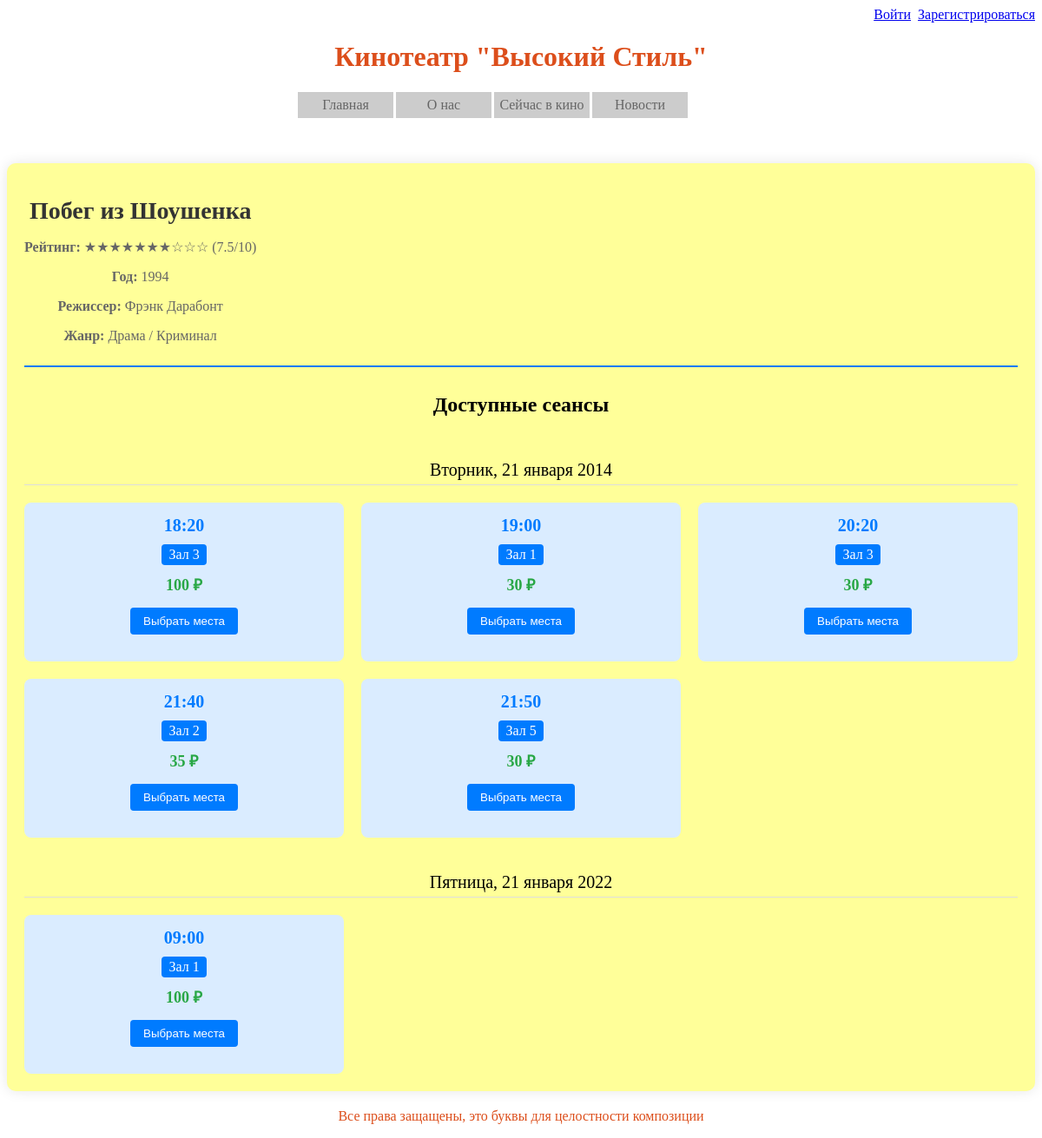
Page /running_movie.php?Movie_ID=1 on the committed database.
### tables this page shows
CREATE TABLE `12222_movie` (
  `Movie_ID` int(11) NOT NULL,
  `Movie_Name` varchar(50) NOT NULL,
  `Director` varchar(30) NOT NULL,
  `Actors` varchar(200) NOT NULL,
  `Production_Year` char(5) NOT NULL,
  `Movie_Type` varchar(40) NOT NULL,
  `Movie_Desc` varchar(6000) NOT NULL
);

CREATE TABLE `12222_running_movie` (
  `Running_Movie_ID` int(11) NOT NULL,
  `Movie_ID` int(11) NOT NULL,
  `Hall_ID` int(11) NOT NULL,
  `Showtime` datetime NOT NULL,
  `Price` decimal(10,0) NOT NULL
);

CREATE TABLE `12222_hall` (
  `Hall_ID` int(11) NOT NULL,
  `Rows_Count` int(11) NOT NULL,
  `Columns_Count` int(11) NOT NULL,
  `Total_Seats` int(11) NOT NULL
);

### running_movie.php (the view, shortened to what this page needs)
<?php
include 'header.php';
include 'connect_database.php';
$daysRu = [
    'Monday' => 'Понедельник',
    'Tuesday' => 'Вторник',
    'Wednesday' => 'Среда',
    'Thursday' => 'Четверг',
    'Friday' => 'Пятница',
    'Saturday' => 'Суббота',
    'Sunday' => 'Воскресенье'
];
$monthsRu = [
    'January' => 'января',
    'February' => 'февраля',
    'March' => 'марта',
    'April' => 'апреля',
    'May' => 'мая',
    'June' => 'июня',
    'July' => 'июля',
    'August' => 'августа',
    'September' => 'сентября',
    'October' => 'октября',
    'November' => 'ноября',
    'December' => 'декабря'
];
function getAverageRating($movie_id, $con) {
    $sql = "SELECT AVG(Rating) as avg_rating FROM 12222_movie_comment WHERE Movie_ID = " . (int)$movie_id;
    $result = $con->query($sql);
    if ($result && $row = $result->fetch_array(MYSQLI_ASSOC)) {
        return $row['avg_rating'] ? round($row['avg_rating'], 1) : 7.5;
    }
    return 5;
}
function displayRatingStars($rating) {
    $fullStars = floor($rating);
    $halfStar = ($rating - $fullStars) >= 1 ? 1 : 0;
    $emptyStars = 10 - $fullStars - $halfStar;
    $stars = '';
    for ($i = 0; $i < $fullStars; $i++) {
        $stars .= '★';
    }
    for ($i = 0; $i < $emptyStars; $i++) {
        $stars .= '☆';
    }
    return $stars . ' (' . $rating . '/10)';
}
if (isset($_GET['Movie_ID'])) {
    $movieID = $con->real_escape_string($_GET['Movie_ID']);
    $movieSql = "SELECT * FROM 12222_movie WHERE Movie_ID='$movieID'";
    $movieResult = $con->query($movieSql);
    $movieData = $movieResult->fetch_array(MYSQLI_ASSOC);
    $sql = "SELECT rm.*, h.Hall_ID
            FROM 12222_running_movie rm
            JOIN 12222_hall h ON rm.Hall_ID = h.Hall_ID
            WHERE rm.Movie_ID='$movieID'
            ORDER BY rm.Showtime ASC";
    $result = $con->query($sql);
?>
<div class="movie-container">
    <div class="movie-header">
        <div class="movie-info">
            <h1 class="movie-title"><?= htmlspecialchars($movieData['Movie_Name']) ?></h1>
            <p class="movie-meta"><strong>Рейтинг:</strong> <?= displayRatingStars(getAverageRating($movieData['Production_Year'], $con)) ?></p>
            <p class="movie-meta"><strong>Год:</strong> <?= htmlspecialchars($movieData['Production_Year']) ?></p>
            <p class="movie-meta"><strong>Режиссер:</strong> <?= htmlspecialchars($movieData['Director']) ?></p>
            <p class="movie-meta"><strong>Жанр:</strong> <?= htmlspecialchars($movieData['Movie_Type']) ?></p>
        </div>
    </div>
    <h2>Доступные сеансы</h2>
    <div class="sessions-container">
        <?php
        if ($result->num_rows > 0) {
            $currentDate = null;
            while ($row = $result->fetch_array(MYSQLI_ASSOC)) {
                $showtime = new DateTime($row['Showtime']);
                $formattedDate = $showtime->format('d.m.Y');
                $formattedTime = $showtime->format('H:i');
                if ($formattedDate != $currentDate) {
                    $dayEn = $showtime->format('l');
                    $monthEn = $showtime->format('F');
                    $dayNum = $showtime->format('d');
                    $year = $showtime->format('Y');
                    echo '<div style="grid-column: 1 / -1; font-size: 20px; margin-top: 20px; border-bottom: 1px solid #ddd; padding-bottom: 5px;">';
                    echo $daysRu[$dayEn] . ', ' . $dayNum . ' ' . $monthsRu[$monthEn] . ' ' . $year;
                    echo '</div>';
                    $currentDate = $formattedDate;
                }
                ?>
                <div class="session-card">
                    <div class="session-time"><?= $formattedTime ?></div>
                    <div class="session-hall">Зал <?= $row['Hall_ID'] ?></div>
                    <div class="session-price"><?= $row['Price'] ?> ₽</div>
                    <form action='choose_seat.php' method='post' class="session-form">
                        <button type='submit' class="select-btn">Выбрать места</button>
                    </form>
                </div>
                <?php
            }
        } else {
            echo '<div class="no-sessions">На данный момент нет доступных сеансов для этого фильма.</div>';
        }
        ?>
    </div>
</div>
<?php
}
include 'footer.php';
?>

### running_movie.php (style rules this page uses)
.movie-container { max-width: 1200px; margin: 20px auto; padding: 20px; background: rgb(255, 255, 153); border-radius: 10px; box-shadow: 0 0 15px rgba(0,0,0,0.1); }
.movie-header { display: flex; align-items: center; margin-bottom: 30px; padding-bottom: 20px; border-bottom: 2px solid #007bff; }
.movie-title { font-size: 28px; color: #333; margin-bottom: 10px; }
.movie-meta { color: #666; margin-bottom: 5px; }
.sessions-container { display: grid; grid-template-columns: repeat(auto-fill, minmax(300px, 1fr)); gap: 20px; margin-top: 30px; }
.session-card { background: rgb(218, 236, 255); padding: 15px; border-radius: 8px; transition: transform 0.3s, box-shadow 0.3s; }
.session-time { font-size: 20px; font-weight: bold; color: #007bff; margin-bottom: 10px; }
.session-hall { background: #007bff; color: white; padding: 3px 8px; border-radius: 4px; display: inline-block; margin-bottom: 10px; }
.session-price { font-size: 18px; color: #28a745; font-weight: bold; }
.session-form { margin-top: 15px; }
.select-btn { background-color: #007bff; color: white; border: none; padding: 8px 15px; border-radius: 4px; cursor: pointer; transition: background-color 0.3s; }

### rows in the picture
12222_movie: Movie_Name "Побег из Шоушенка", Production_Year "1994", Director "Фрэнк Дарабонт", Movie_Type "Драма / Криминал"
12222_running_movie: Showtime "Вторник", Showtime "21", Showtime "января", Showtime "2014", Showtime "18:20", Hall_ID.Hall_ID "3", Price "100"
12222_running_movie: Showtime "19:00", Hall_ID.Hall_ID "1", Price "30"
12222_running_movie: Showtime "20:20", Hall_ID.Hall_ID "3", Price "30"
12222_running_movie: Showtime "21:40", Hall_ID.Hall_ID "2", Price "35"
12222_running_movie: Showtime "21:50", Hall_ID.Hall_ID "5", Price "30"
12222_running_movie: Showtime "Пятница", Showtime "21", Showtime "января", Showtime "2022", Showtime "09:00", Hall_ID.Hall_ID "1", Price "100"
